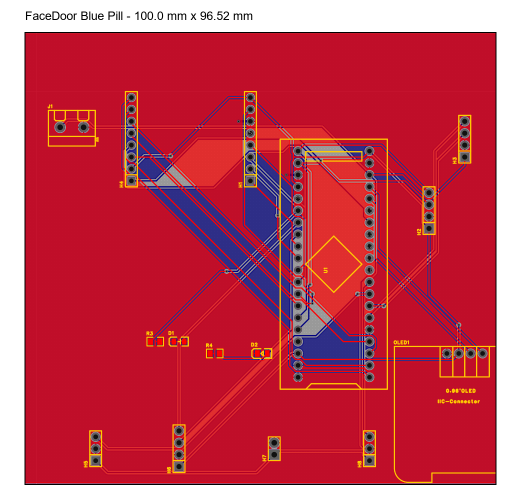
#> input picture pcb_output_bluepill_100x100/FaceDoor_BluePill_100x100_PCB_Preview.png, 1042 x 1004 px, given in place of FaceDoor_BluePill_PCB_Preview.png, which was not available (shown at 1/2 size)
$ python make_100x100_preview.py
#> lines starting #> are read from the running program, lines starting #| are printed output that depends on the picture; pictures that were not available may be replaced by others from this repository, and a replacement may not be noted
from PIL import Image, ImageDraw, ImageFont
from pathlib import Path
src = Image.open(Path('pcb_output_bluepill/FaceDoor_BluePill_PCB_Preview.png')).convert('RGB')
#> src is the input picture: PIL image 1042x1004 RGB; mean R, G, B 194.5, 67.5, 86.1
# Board extents in the old preview are approximately (40,37)-(1140,940).
crop = src.crop((88, 37, 1030, 941))
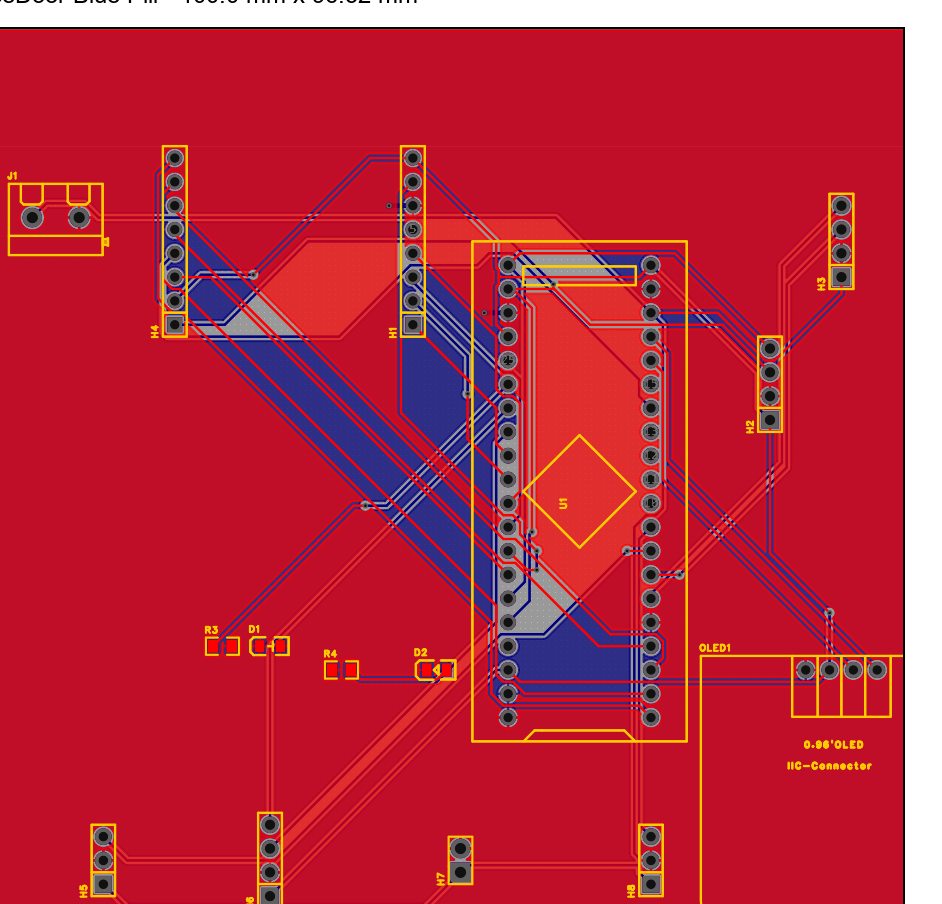
#> crop: PIL image 942x904 RGB; mean R, G, B 186.6, 42.3, 63.6
canvas = Image.new('RGB', (1042, 1004), 'white')
#> canvas: PIL image 1042x1004 RGB; every value is 255
resample = Image.Resampling.LANCZOS
fit = crop.resize((942, 904), resample)
canvas.paste(fit, (50, 65))
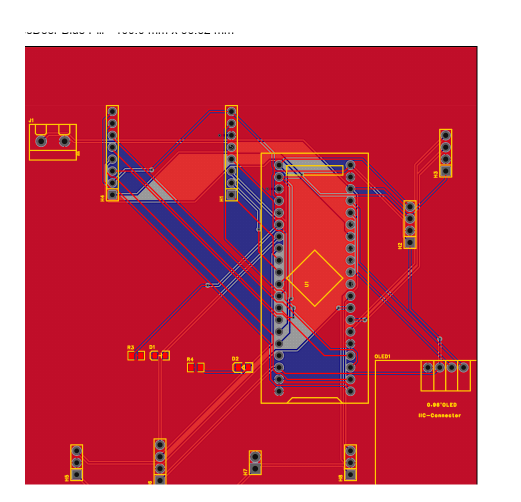
#> canvas: PIL image 1042x1004 RGB (shown at 1/2 size); mean R, G, B 199.3, 81.9, 99.2
d = ImageDraw.Draw(canvas)
try:
    font = ImageFont.truetype('C:/Windows/Fonts/arial.ttf', 24)
except Exception:
    font = ImageFont.load_default()
d.text((50, 18), 'FaceDoor Blue Pill - 100.0 mm x 96.52 mm', fill='black', font=font)
d.rectangle((49, 64, 992, 969), outline='black', width=2)
out = Path('pcb_output_bluepill_100x100/FaceDoor_BluePill_100x100_PCB_Preview.png')
canvas.save(out, quality=95)
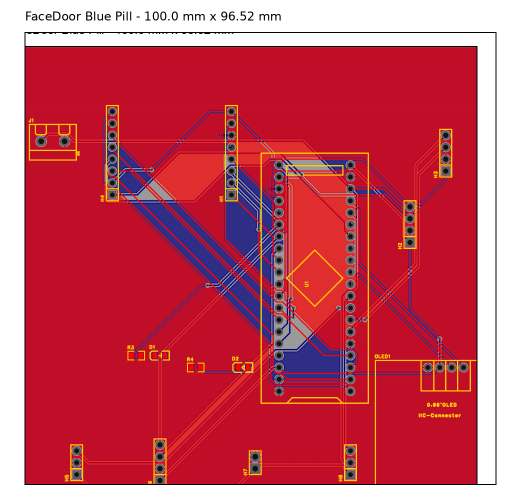
#> saved as FaceDoor_BluePill_100x100_PCB_Preview.png: PIL image 1042x1004 RGB (shown at 1/2 size); mean R, G, B 197.1, 79.9, 97.2
canvas.save('pcb_output_bluepill_100x100/FaceDoor_BluePill_100x100_PCB.pdf', 'PDF', resolution=150.0)
print(out)
